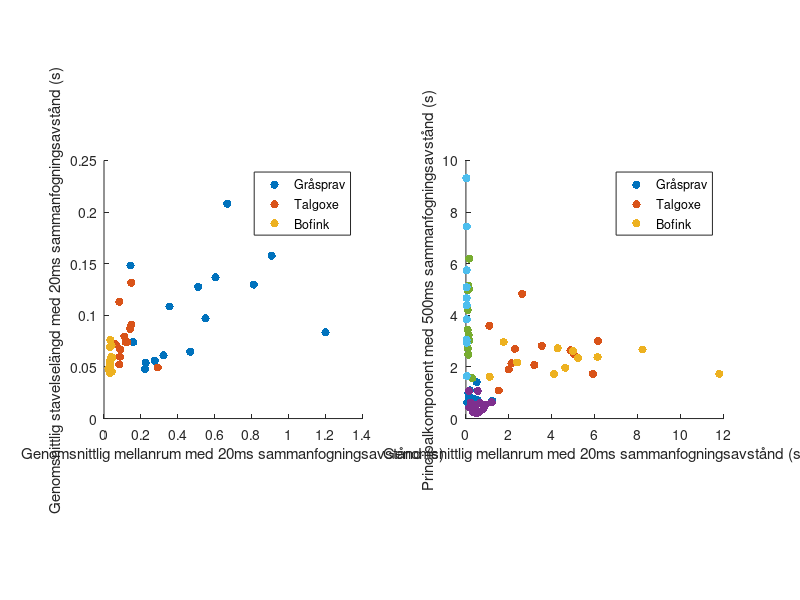

Here is the MATLAB script that generated this plot: (Note: this script raises an error after producing the figure.)
%% Load data
load("data.mat","data20","data500");

x500 = data500(:,[1,2]);
y = data500(:,3);

x1_500 = x500(1:15,:);
x2_500 = x500(16:33,:);
x3_500 = x500(34:44,:);
y1 = y(1:15,:);
y2 = y(16:33,:)
y3 = y(34:44,:);

x20 = data20(:,[1,2]);
x1_20 = x20(1:15,:);
x2_20 = x20(16:33,:);
x3_20 = x20(34:44,:);


subplot(1,2,1)
scatter(x1_20(:,1), x1_20(:,2),'filled','blue'); 
hold on;
scatter(x2_20(:,1), x2_20(:,2),'filled','red'); 
hold on;
scatter(x3_20(:,1), x3_20(:,2),'filled','green');
% hold on;
% plot(xline, yline);
% hold on;
% scatter(xpoints1, ypoints1, 'blue');
% hold on;
% scatter(xpoints2, ypoints2, 'red');
% hold on;
% scatter(xpoints3, ypoints3, 'green');

legend('Gråsprav','Talgoxe','Bofink');
ylabel('Genomsnittlig stavelselängd med 20ms sammanfogningsavstånd (s)');
xlabel('Genomsnittlig mellanrum med 20ms sammanfogningsavstånd (s)');
axis('square')

subplot(1,2,2)
scatter(x1_500(:,1), x1_500(:,2),'filled','blue'); 
hold on;
scatter(x2_500(:,1), x2_500(:,2),'filled','red'); 
hold on;
scatter(x3_500(:,1), x3_500(:,2),'filled','green');

legend('Gråsprav','Talgoxe','Bofink');
ylabel('Genomsnittlig stavelselängd med 500ms sammanfogningsavstånd (s)');
xlabel('Genomsnittlig mellanrum med 500ms sammanfogningsavstånd (s)');
axis('square')

%% PCA on data

%PCA
xmean = mean(x1_500(:,1));
ymean = mean(x1_500(:,2));
coef = pca([(x1_500(:,1)-xmean) (x1_500(:,2)-ymean)])
primaryPC = coef(1);
xline = linspace(0, 12,1000);
yline = primaryPC*(xline-xmean) + ymean;

xpoints1 = (x1_500(:,2)-ymean+primaryPC*xmean+x1_500(:,1)./primaryPC)/(primaryPC+1/primaryPC);
ypoints1 = primaryPC*(xpoints1-xmean)+ymean;
ypca1 = sqrt((xpoints1).^2+(ypoints1-ymean+xmean./primaryPC).^2);
scatter(x1_20(:,1),ypca1,'filled','blue');

xpoints2 = (x2_500(:,2)-ymean+primaryPC*xmean+x2_500(:,1)./primaryPC)/(primaryPC+1/primaryPC);
ypoints2 = primaryPC*(xpoints2-xmean)+ymean;
ypca2 = sqrt((xpoints2).^2+(ypoints2-ymean+xmean./primaryPC).^2);
hold on;
scatter(x2_20(:,1),ypca2,'filled','red');

xpoints3 = (x3_500(:,2)-ymean+primaryPC*xmean+x3_500(:,1)./primaryPC)/(primaryPC+1/primaryPC);
ypoints3 = primaryPC*(xpoints3-xmean)+ymean;
ypca3 = sqrt((xpoints3).^2+(ypoints3-ymean+xmean./primaryPC).^2);
hold on;
scatter(x3_20(:,1),ypca3,'filled','green');

legend('Gråsprav','Talgoxe','Bofink');
xlabel('Genomsnittlig mellanrum med 20ms sammanfogningsavstånd (s)');
ylabel('Principalkomponent med 500ms sammanfogningsavstånd (s)');

%%

X2 = [ypca1;ypca2;ypca3];
X = [x20(:,1) X2];

prior = [0.33 0.33 0.33];
Mdl = fitcnb(X,y,'Prior',prior);
save('nb_model.mat','Mdl')

x1range = min(X(:,1)):.001:max(X(:,1));
x2range = min(X(:,2)):.001:max(X(:,2));
[xx1, xx2] = meshgrid(x1range,x2range);
XGrid = [xx1(:) xx2(:)];

[predictedspecies,Posterior,~] = predict(Mdl,XGrid);
certainty = max(Posterior,[],2);
certainty(certainty < 1) = 0;

for i=1:size(certainty,1)
    if (xx2(i)>5.3*xx1(i)) && certainty(i) == 1
        certainty(i) = 2;
    end
end

lightblue = [173, 216, 230]./255;
lightred = [255 127 127]./255;
lightgreen = [144 238 144]./255;
lightyellow = [255 255 204]./255;
colororder([lightyellow; lightblue; lightred]);

gscatter(xx1(:), xx2(:), certainty);

hold on;
scatter(x1_20(:,1),ypca1,'filled','blue',"MarkerEdgeColor","black");
hold on;
scatter(x2_20(:,1),ypca2,'filled','red',"MarkerEdgeColor","black");
hold on;
scatter(x3_20(:,1),ypca3,'filled',"MarkerFaceColor", "green","MarkerEdgeColor","black");
hold on

legend('','','','Gråsparv','Talgoxe','Bofink')
% sz = size(xx1);
% figure
% hold on
% surf(xx1,xx2,reshape(Posterior(:,1),sz),'EdgeColor','none')
% surf(xx1,xx2,reshape(Posterior(:,2),sz),'EdgeColor','none')
% surf(xx1,xx2,reshape(Posterior(:,3),sz),'EdgeColor','none')
% xlabel('Genomsnittlig mellanrum med 20ms sammanfogningsavstånd (s)');
% ylabel('Principalkomponent med 500ms sammanfogningsavstånd (s)');
% cb = colorbar(); 
% ylabel(cb,'Posteriori-sannolikhet','FontSize',16,'Rotation',270)
% view(2) 
% hold off

figure;

colororder([lightblue ;lightred; lightgreen]);
gscatter(xx1(:), xx2(:), predictedspecies);

legend off, axis tight
hold on;
scatter(x1_20(:,1),ypca1,'filled','blue',"MarkerEdgeColor","black");
hold on;
scatter(x2_20(:,1),ypca2,'filled','red',"MarkerEdgeColor","black");
hold on;
scatter(x3_20(:,1),ypca3,'filled',"MarkerFaceColor", "green","MarkerEdgeColor","black");
hold on

legend('Gråsprav','Talgoxe','Bofink');
xlabel('Genomsnittlig mellanrum med 20ms sammanfogningsavstånd (s)');
ylabel('Principalkomponent med 500ms sammanfogningsavstånd (s)');

%%
figure(1);
axis([0 1.2 0 9])
xlabel('Genomsnittlig mellanrum med 20ms sammanfogningsavstånd (s)');
ylabel('Principalkomponent med 500ms sammanfogningsavstånd (s)');

%%

figure
h = gca;
cxlim = h.XLim;
cylim = h.YLim;
hold on
Params = cell2mat(Mdl.DistributionParameters); 
Mu = Params(2*(1:3)-1,1:2); % Extract the means
Sigma = zeros(2,2,3);
for j = 1:3
    Sigma(:,:,j) = diag(Params(2*j,:)).^2; % Create diagonal covariance matrix
    xlim = Mu(j,1) + 4*[-1 1]*sqrt(Sigma(1,1,j));
    ylim = Mu(j,2) + 4*[-1 1]*sqrt(Sigma(2,2,j));
    f = @(x,y) arrayfun(@(x0,y0) mvnpdf([x0 y0],Mu(j,:),Sigma(:,:,j)),x,y);
    fcontour(f,[xlim ylim],'b') % Draw contours for the multivariate normal distributions 
end
h.XLim = cxlim;
h.YLim = cylim;

hold on
scatter(x1_20(:,1),ypca1,'filled','blue',"MarkerEdgeColor","black");
hold on;
scatter(x2_20(:,1),ypca2,'filled','red',"MarkerEdgeColor","black");
hold on;
scatter(x3_20(:,1),ypca3,'filled',"MarkerFaceColor", "green","MarkerEdgeColor","black");
xlabel('Genomsnittlig mellanrum med 20ms sammanfogningsavstånd (s)');
ylabel('Principalkomponent med 500ms sammanfogningsavstånd (s)');

legend('','','','Gråsparv','Bofink','Talgoxe')
axis([0 1.2 0 10]);
hold off

%%

% x = linspace(0,24000,2000);
% sig = ones(2000, 1);
% [freq, newSig] = customFilter(x, sig);
% figure;
% size(freq)
% scatter(freq, newSig,'.');

%%
x = linspace(0,24000,513);
[fb,cf] = designAuditoryFilterBank(48000,"NumBands",32,"FrequencyRange",[0 24000]);
for i = 1:size(fb,1)
    hold on;
    plot(x, fb(i,:))
end

xlabel('Frekvens (Hz)')
ylabel('Effekt per frekvens')
%%
x = linspace(0,24000,2000);
sig = ones(2000, 1);

processedSig = interp1(x, sig, linspace(0,24000,513));
plot(processedSig)
newSig = fb*transpose(processedSig);
figure;
scatter(cf, newSig,'.');
%%

load("customFilteravSyllables.mat");

subplot(1,3,1);
plot(freq, customFilterAvGrasparv);
xlabel('Frekvens (Hz)')
ylabel('Effekt per frekvens')
subplot(1,3,2);
plot(freq, customFilterAvTalgoxe);
xlabel('Frekvens (Hz)')
ylabel('Effekt per frekvens')
subplot(1,3,3);
plot(freq, customFilterAvBofink);
xlabel('Frekvens (Hz)')
ylabel('Effekt per frekvens')

%%

[y, Fs] = audioread('2001.mp3'); 
y = y(:,1);
x1 = linspace(0,907776,907776)/Fs.';
x2 = linspace(0,907777,907777)/Fs.';
t = getSyllableLocations(y,Fs,0.5);
subplot(7,1,7);
plot(x1,y)
xlim([0 20]);
hold on;
plot(x2,0.3*t)
xlim([0 20]);
ylim([-0.5 0.5])
title('Utsignal','FontSize',25)

%%

[y, Fs] = audioread('talgoxe1.mp3'); 
y = y(:,1);
[g,t,b] = yToTimeProbability(y, Fs);
[y, Fs] = audioread('talgoxe1.mp3');
y = y(:,1);
[g,t,b] = yToTimeProbability(y, Fs);
[y, Fs] = audioread('talgoxe1.mp3');
y = y(:,1);
[g,t,b] = yToTimeProbability(y, Fs);

[y, Fs] = audioread('Grasparv1.mp3'); 
y = y(:,1);
[g,t,b] = yToTimeProbability(y, Fs);
[y, Fs] = audioread('Grasparv1.mp3');
y = y(:,1);
[g,t,b] = yToTimeProbability(y, Fs);
[y, Fs] = audioread('Grasparv1.mp3');
y = y(:,1);
[g,t,b] = yToTimeProbability(y, Fs);

[y, Fs] = audioread('bofink1.mp3'); 
y = y(:,1);
[g,t,b] = yToTimeProbability(y, Fs);
[y, Fs] = audioread('bofink1.mp3');
y = y(:,1);
[g,t,b] = yToTimeProbability(y, Fs);
[y, Fs] = audioread('bofink1.mp3');
y = y(:,1);
[g,t,b] = yToTimeProbability(y, Fs);












